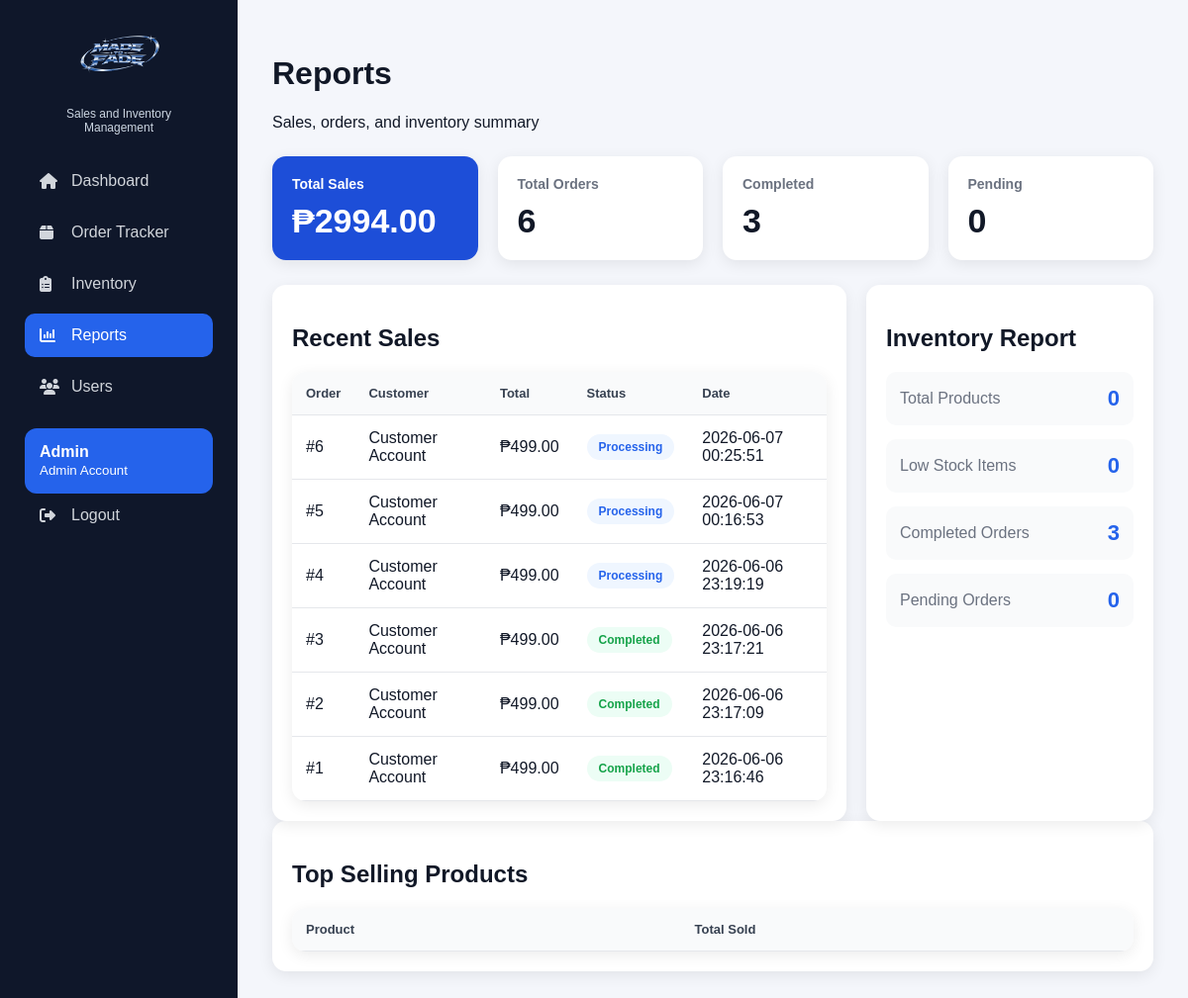
The app's page /admin/analytics.php (signed in), older data.
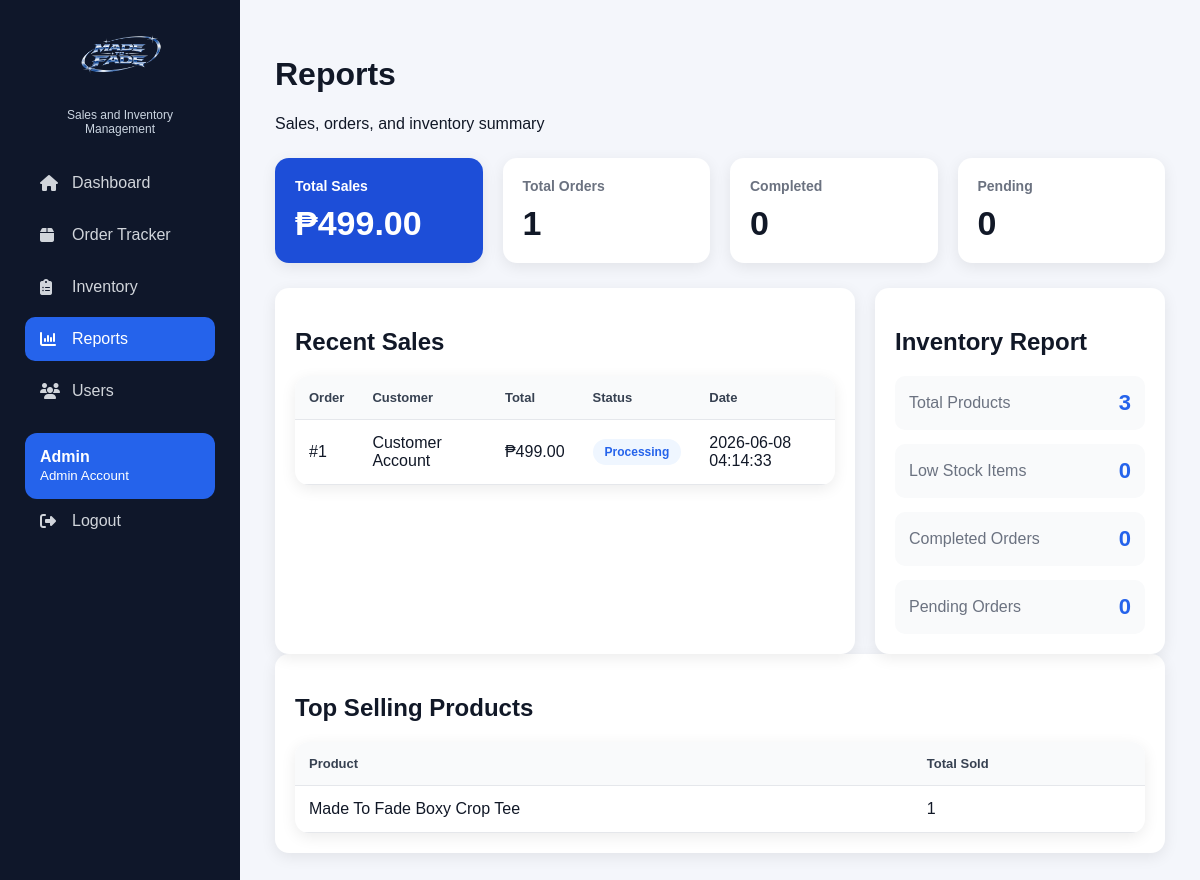
The same page, newer data.
### tables this page shows
CREATE TABLE orders (
    id INT AUTO_INCREMENT PRIMARY KEY,
    customer_id INT,
    courier_id INT,
    total DECIMAL(10,2),
    order_status VARCHAR(50),
    delivery_status VARCHAR(50),
    date_created TIMESTAMP DEFAULT CURRENT_TIMESTAMP,
    address VARCHAR(255),
    contact_number VARCHAR(20)
);

CREATE TABLE users (
    id INT AUTO_INCREMENT PRIMARY KEY,
    fullname VARCHAR(100),
    username VARCHAR(50) UNIQUE,
    password VARCHAR(100),
    role VARCHAR(20)
);

### admin/analytics.php (the view, shortened to what this page needs)
<?php
include "../includes/config.php";
$total_sales = mysqli_fetch_assoc(mysqli_query($conn,
"SELECT SUM(total) AS total FROM orders"));
$total_orders = mysqli_fetch_assoc(mysqli_query($conn,
"SELECT COUNT(*) AS total FROM orders"));
$completed_orders = mysqli_fetch_assoc(mysqli_query($conn,
"SELECT COUNT(*) AS total FROM orders WHERE order_status='Completed'"));
$pending_orders = mysqli_fetch_assoc(mysqli_query($conn,
"SELECT COUNT(*) AS total FROM orders WHERE order_status='Pending'"));
$total_products = mysqli_fetch_assoc(mysqli_query($conn,
"SELECT COUNT(*) AS total FROM products"));
$low_stock = mysqli_fetch_assoc(mysqli_query($conn,
"SELECT COUNT(*) AS total FROM products WHERE stock <= 5"));
$top_products = mysqli_query($conn,
"SELECT products.name, SUM(order_items.quantity) AS sold
 FROM order_items
 JOIN products ON order_items.product_id = products.id
 GROUP BY products.id
 ORDER BY sold DESC
 LIMIT 5");
$recent_sales = mysqli_query($conn,
"SELECT orders.*, users.fullname
 FROM orders
 JOIN users ON orders.customer_id = users.id
 ORDER BY orders.id DESC
 LIMIT 8");
?>
<!DOCTYPE html>
<html>
<head>
    <link rel="stylesheet" href="../css/style.css">
    <link rel="stylesheet"
    href="https://cdnjs.cloudflare.com/ajax/libs/font-awesome/6.5.1/css/all.min.css">
</head>
<body>
<div class="layout">
<?php include "sidebar.php"; ?>
<div class="main-content">
<h1>Reports</h1>
<p>Sales, orders, and inventory summary</p>
<div class="dashboard-cards">
    <div class="dashboard-card blue-card">
        <h3>Total Sales</h3>
        <h2>₱<?php echo $total_sales['total'] ?? 0; ?></h2>
    </div>
    <div class="dashboard-card">
        <h3>Total Orders</h3>
        <h2><?php echo $total_orders['total']; ?></h2>
    </div>
    <div class="dashboard-card">
        <h3>Completed</h3>
        <h2><?php echo $completed_orders['total']; ?></h2>
    </div>
    <div class="dashboard-card">
        <h3>Pending</h3>
        <h2><?php echo $pending_orders['total']; ?></h2>
    </div>
</div>
<div class="dashboard-grid">
    <div class="panel">
        <h2>Recent Sales</h2>
        <table>
            <tr>
                <th>Order</th>
                <th>Customer</th>
                <th>Total</th>
                <th>Status</th>
                <th>Date</th>
            </tr>
            <?php while($row = mysqli_fetch_assoc($recent_sales)){ ?>
            <tr>
                <td>#<?php echo $row['id']; ?></td>
                <td><?php echo $row['fullname']; ?></td>
                <td>₱<?php echo $row['total']; ?></td>
                <td>
                    <?php
                    $class = "pending";
                    if($row['order_status'] == "Processing"){
                        $class = "processing";
                    }
                    if($row['order_status'] == "Completed"){
                        $class = "completed";
                    }
                    ?>
                    <span class="status <?php echo $class; ?>">
                        <?php echo $row['order_status']; ?>
                    </span>
                </td>
                <td><?php echo $row['date_created']; ?></td>
            </tr>
            <?php } ?>
        </table>
    </div>
    <div class="panel">
        <h2>Inventory Report</h2>
        <div class="report-list">
            <div>
                <span>Total Products</span>
                <strong><?php echo $total_products['total']; ?></strong>
            </div>
            <div>
                <span>Low Stock Items</span>
                <strong><?php echo $low_stock['total']; ?></strong>
            </div>
            <div>
                <span>Completed Orders</span>
                <strong><?php echo $completed_orders['total']; ?></strong>
            </div>
            <div>
                <span>Pending Orders</span>
                <strong><?php echo $pending_orders['total']; ?></strong>
            </div>
        </div>
    </div>
</div>
<div class="panel">
    <h2>Top Selling Products</h2>
    <table>
        <tr>
            <th>Product</th>
            <th>Total Sold</th>
        </tr>
        <?php while($row = mysqli_fetch_assoc($top_products)){ ?>
        <tr>
            <td><?php echo $row['name']; ?></td>
            <td><?php echo $row['sold']; ?></td>
        </tr>
        <?php } ?>
    </table>
</div>
</div>
</div>
</body>
</html>

### admin/sidebar.php
<?php
$current_page = basename($_SERVER['PHP_SELF']);
?>
<div class="sidebar">
    <div class="logo-area">
        <img src="../images/logo.png" alt="Logo">
        <p>Sales and Inventory<br>Management</p>
    </div>
    <a href="dashboard.php" class="menu-item <?php if($current_page == 'dashboard.php') echo 'active'; ?>">
        <i class="fa-solid fa-house"></i>
        Dashboard
    </a>
    <a href="orders.php" class="menu-item <?php if($current_page == 'orders.php' || $current_page == 'order_details.php') echo 'active'; ?>">
        <i class="fa-solid fa-box"></i>
        Order Tracker
    </a>
    <a href="products.php" class="menu-item <?php if($current_page == 'products.php') echo 'active'; ?>">
        <i class="fa-solid fa-clipboard-list"></i>
        Inventory
    </a>
    <a href="analytics.php" class="menu-item <?php if($current_page == 'analytics.php') echo 'active'; ?>">
        <i class="fa-solid fa-chart-column"></i>
        Reports
    </a>
    <a href="users.php" class="menu-item <?php if($current_page == 'users.php') echo 'active'; ?>">
        <i class="fa-solid fa-users"></i>
        Users
    </a>
    <div class="admin-profile">
        <strong>Admin</strong><br>
        <small><?php echo $_SESSION['fullname']; ?></small>
    </div>
    <a href="../logout.php" class="menu-item logout">
        <i class="fa-solid fa-right-from-bracket"></i>
        Logout
    </a>
</div>

### css/style.css (style rules this page uses)
* { box-sizing:border-box; }
body { margin:0; font-family:Arial, sans-serif; background:#f4f6fb; color:#111827; }
a { text-decoration:none; color:inherit; }
.card, .dashboard-card, .panel, .action-card { background:white; border-radius:14px; padding:20px; box-shadow:0 4px 15px rgba(0,0,0,.08); }
.layout { display:flex; min-height:100vh; }
.sidebar { width:240px; background:#0f172a; color:white; padding:25px; }
.logo-area { text-align:center; margin-bottom:25px; }
.logo-area img { width:100px; }
.logo-area p { font-size:12px; color:#cbd5e1; }
.menu-item { display:flex; align-items:center; gap:12px; padding:13px 15px; margin-bottom:8px; border-radius:10px; color:#d1d5db; }
.menu-item:hover, .menu-item.active { background:#2563eb; color:white; }
.menu-item i { width:20px; }
.admin-profile { margin-top:20px; padding:15px; border-radius:12px; background:#2563eb; color:white; }
.main-content { flex:1; padding:35px; }
.dashboard-cards, .quick-actions { display:grid; grid-template-columns:repeat(4,1fr); gap:20px; margin:25px 0; }
.dashboard-card h3 { color:#6b7280; font-size:14px; margin:0; }
.dashboard-card h2 { font-size:34px; margin:10px 0 0; }
.blue-card { background:#1d4ed8; color:white; }
.blue-card h3 { color:white; }
.dashboard-grid { display:grid; grid-template-columns:2fr 1fr; gap:20px; }
table { width:100%; border-collapse:collapse; background:white; border-radius:14px; overflow:hidden; box-shadow:0 4px 15px rgba(0,0,0,.08); }
th, td { padding:14px; text-align:left; border-bottom:1px solid #e5e7eb; }
th { background:#f9fafb; color:#374151; font-size:13px; }
.status { padding:6px 12px; border-radius:20px; font-size:12px; font-weight:bold; display:inline-block; }
.processing, .delivery { background:#eff6ff; color:#2563eb; }
.report-list { display:grid; gap:14px; }
.report-list div { display:flex; justify-content:space-between; align-items:center; background:#f9fafb; padding:14px; border-radius:10px; }
.report-list span { color:#6b7280; }
.report-list strong { font-size:22px; color:#2563eb; }
.completed, .delivered { background:#ecfdf5; color:#16a34a; }

Row changes from the older to the newer data that the page shows:
removed orders: id "6", users.fullname "Customer Account", total "499.00", order_status "Processing", date_created "2026-06-07 00:25:51"
removed orders: id "5", users.fullname "Customer Account", total "499.00", order_status "Processing", date_created "2026-06-07 00:16:53"
removed orders: id "4", users.fullname "Customer Account", total "499.00", order_status "Processing", date_created "2026-06-06 23:19:19"
removed orders: id "3", users.fullname "Customer Account", total "499.00", order_status "Completed", date_created "2026-06-06 23:17:21"
removed orders: id "2", users.fullname "Customer Account", total "499.00", order_status "Completed", date_created "2026-06-06 23:17:09"
changed orders "Customer Account": order_status "Completed" → "Processing"; date_created "2026-06-06 23:16:46" → "2026-06-08 04:14:33"
Text that changed along with them:
$total_sales['total']: "2994.00" → "499.00"
$total_orders['total']: "6" → "1"
$completed_orders['total']: "3" → "0"
$total_products['total']: "0" → "3"
new list line: "Made To Fade Boxy Crop Tee 1"
